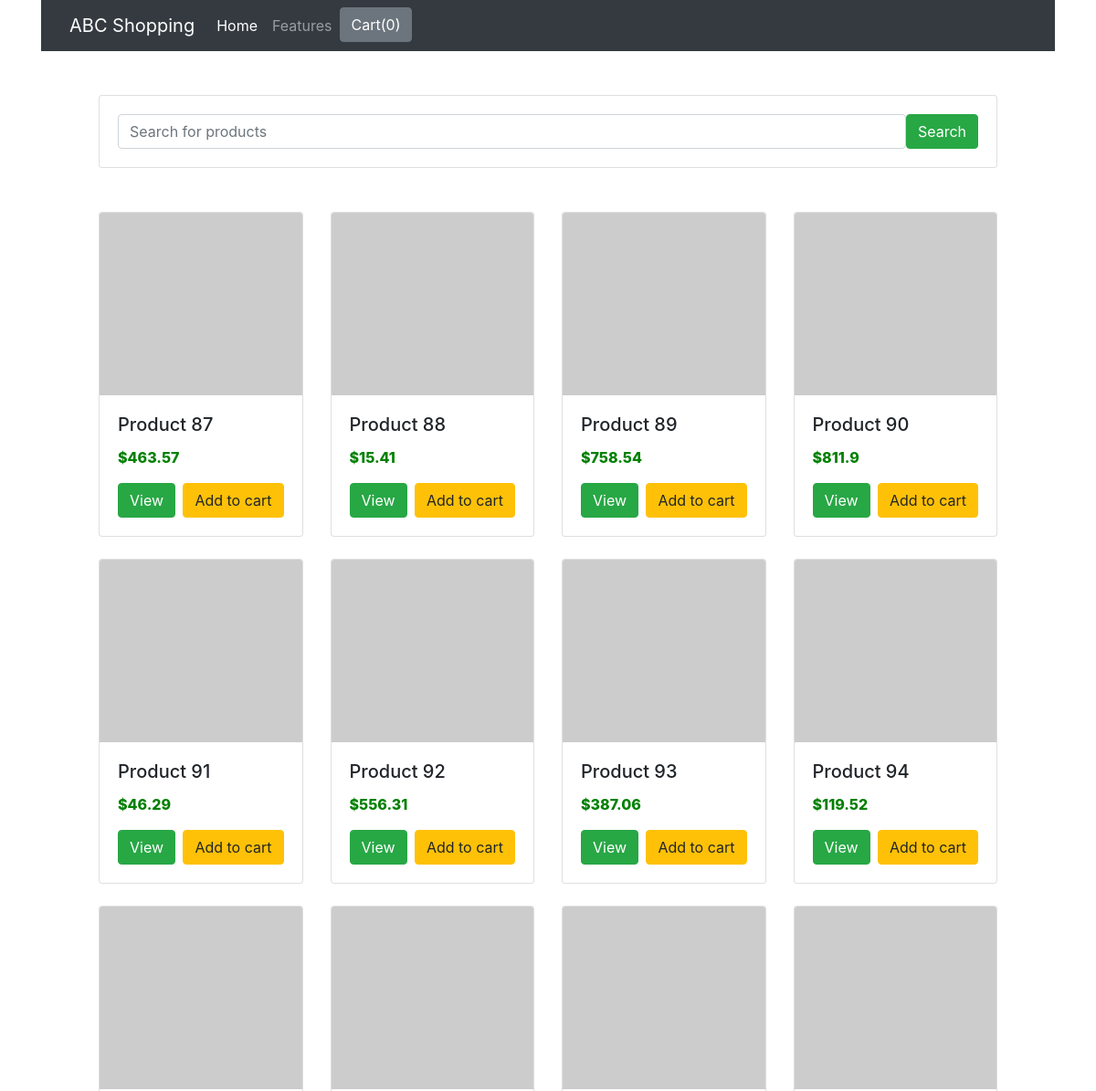
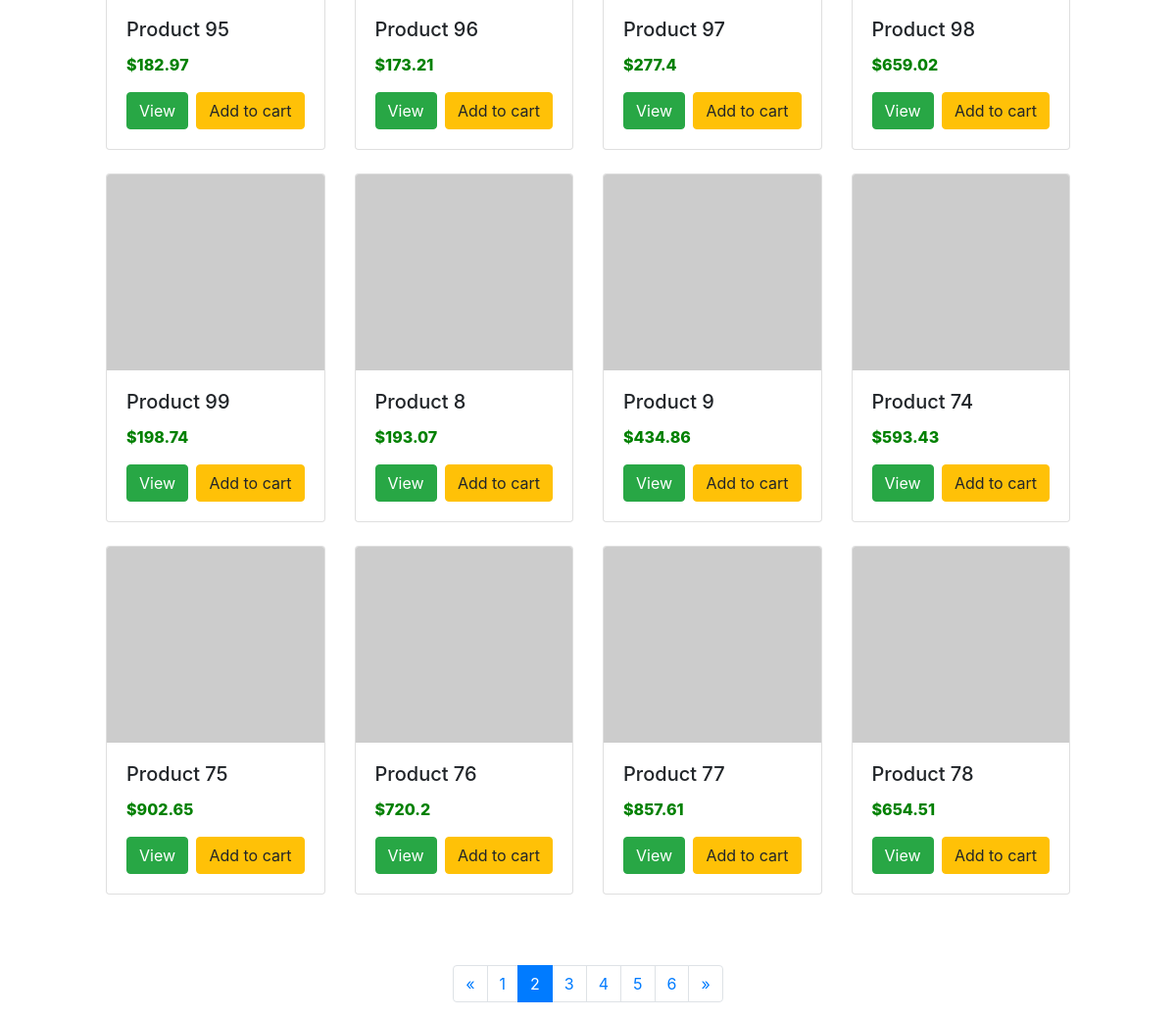
Screenshot of /?page=2 with the database file from the repository (2 pictures, top to bottom).
### shop/models.py (models this page shows, shortened)
class Products(models.Model):
    title = models.CharField(max_length=200)
    price = models.FloatField()
    discount_price = models.FloatField()
    category = models.CharField(max_length=200)
    description = models.TextField()
    image = models.CharField(max_length=300)

### shop/views.py (the view)
# urls.py: path('',views.index,name='index'),
def index(request):
    product_objects = Products.objects.all()
    item_name = request.GET.get('item_name')
    if item_name != '' and item_name is not None:
        product_objects = product_objects.filter(title__icontains=item_name)
    paginator = Paginator(product_objects,20)
    page = request.GET.get('page')
    product_objects = paginator.get_page(page)
    return render(request,'shop/index.html',{'product_objects':product_objects})

### shop/templates/shop/index.html (shortened to what this page needs)
{% load static %}
<!DOCTYPE html>
<html lang="en">
  <head>
    <link
      rel="stylesheet"
      href="https://stackpath.bootstrapcdn.com/bootstrap/4.3.1/css/bootstrap.min.css"
    />
    <link rel="stylesheet" href="{% static 'shop/style.css' %}" />
  </head>
  <body>
    <div class="container">
      <div class="row">
        <div class="col-md-12">
          <nav class="navbar navbar-expand-lg navbar-dark bg-dark">
            <div class="container">
              <a class="navbar-brand" href="#">ABC Shopping</a>
              <div class="collapse navbar-collapse" id="navbarNav">
                <ul class="navbar-nav">
                  <li class="nav-item active">
                    <a class="nav-link" href="http://127.0.0.1:8000/"
                      >Home <span class="sr-only">(current)</span></a
                    >
                  </li>
                  <li class="nav-item">
                    <a class="nav-link" href="#">Features</a>
                  </li>
                  <li class="nav-item">
                    <button
                      id="cart"
                      data-html="true"
                      type="button"
                      class="btn btn-secondary"
                      data-container="body"
                      data-toggle="popover"
                      data-placement="bottom"
                      data-content="Vivamus
                              sagittis lacus vel augue laoreet rutrum faucibus."
                    >
                      Cart(0)
                    </button>
                  </li>
                </ul>
              </div>
            </div>
          </nav>
        </div>
      </div>
      <div class="row m-5">
        <div class="col-lg-12 col-md-12 col-sm-12">
          <form class="card card-sm">
            <div class="card-body row no-gutters align-items-center">
              <div class="col">
                <input
                  type="search"
                  name="item_name"
                  placeholder="Search for products"
                  class="form-control form-control-borderless"
                />
              </div>
              <div class="col-auto">
                <button class="btn btn-success" type="submit">Search</button>
              </div>
            </div>
          </form>
        </div>
      </div>
      <div class="row m-5">
        {% for product in product_objects %}
        <div class="col-lg-3 col-md-4 col-sm-6 col-12 mb-4">
          <div class="card h-100 d-flex flex-column">
            <div class="img-container" style="height: 200px; overflow: hidden">
              <img
                src="{{ product.image }}"
                class="card-img-top img-fluid"
                alt="{{ product.title }}"
                style="width: 100%; object-fit: cover; height: 100%"
              />
            </div>
            <div class="card-body d-flex flex-column">
              <h5 id="nm{{ product.id }}" class="card-title">
                {{ product.title }}
              </h5>
              <p id="price{{ product.id }}" class="card-text">
                ${{ product.price }}
              </p>
              <div class="mt-auto d-flex justify-content-between">
                <a href="/{{ product.id }}" class="btn btn-success">View</a>
                <button id="{{ product.id }}" class="btn atc btn-warning">
                  Add to cart
                </button>
              </div>
            </div>
          </div>
        </div>
        {% endfor %}
      </div>
      <div class="row">
        <div class="col-12 text-center">
          <nav aria-label="Page navigation">
            <ul class="pagination justify-content-center">
              {% if product_objects.has_previous %}
              <li class="page-item">
                <a
                  class="page-link"
                  href="?page={{ product_objects.previous_page_number }}"
                  aria-label="Previous"
                >
                  <span aria-hidden="true">&laquo;</span>
                </a>
              </li>
              {% endif %} {% for num in product_objects.paginator.page_range %}
              {% if product_objects.number == num %}
              <li class="page-item active">
                <a class="page-link" href="#">{{ num }}</a>
              </li>
              {% else %}
              <li class="page-item">
                <a class="page-link" href="?page={{ num }}">{{ num }}</a>
              </li>
              {% endif %} {% endfor %} {% if product_objects.has_next %}
              <li class="page-item">
                <a
                  class="page-link"
                  href="?page={{ product_objects.next_page_number }}"
                  aria-label="Next"
                >
                  <span aria-hidden="true">&raquo;</span>
                </a>
              </li>
              {% endif %}
            </ul>
          </nav>
        </div>
      </div>
    </div>
  </body>
</html>

### shop/static/shop/style.css (style rules this page uses)
.card-text { color: green; font-weight: 800; }

### rows the page displays
Products: title "Product 87", price "463.57"
Products: title "Product 88", price "15.41"
Products: title "Product 89", price "758.54"
Products: title "Product 90", price "811.9"
Products: title "Product 91", price "46.29"
Products: title "Product 92", price "556.31"
Products: title "Product 93", price "387.06"
Products: title "Product 94", price "119.52"
Products: title "Product 95", price "182.97"
Products: title "Product 96", price "173.21"
Products: title "Product 97", price "277.4"
Products: title "Product 98", price "659.02"
Products: title "Product 99", price "198.74"
Products: title "Product 8", price "193.07"
Products: title "Product 9", price "434.86"
Products: title "Product 74", price "593.43"
Products: title "Product 75", price "902.65"
Products: title "Product 76", price "720.2"
Products: title "Product 77", price "857.61"
Products: title "Product 78", price "654.51"

### other values shown
{{ num }} "1" "3" "4" "5" "6"
{{ num }} "2"
